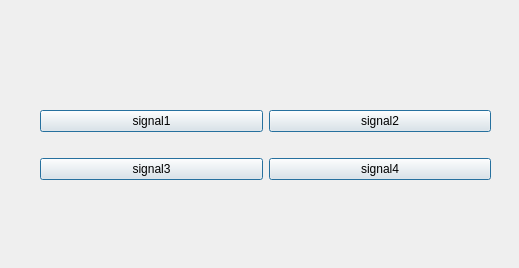
<?xml version="1.0" encoding="UTF-8"?>
<ui version="4.0">
 <class>Widget</class>
 <widget class="QWidget" name="Widget">
  <property name="geometry">
   <rect>
    <x>0</x>
    <y>0</y>
    <width>519</width>
    <height>268</height>
   </rect>
  </property>
  <property name="windowTitle">
   <string>Widget</string>
  </property>
  <widget class="QWidget" name="gridLayoutWidget">
   <property name="geometry">
    <rect>
     <x>40</x>
     <y>90</y>
     <width>451</width>
     <height>112</height>
    </rect>
   </property>
   <layout class="QGridLayout" name="gridLayout">
    <item row="0" column="0">
     <widget class="QPushButton" name="sender_button1">
      <property name="text">
       <string>signal1</string>
      </property>
      <property name="default">
       <bool>true</bool>
      </property>
      <property name="flat">
       <bool>false</bool>
      </property>
     </widget>
    </item>
    <item row="0" column="1">
     <widget class="QPushButton" name="sender_button2">
      <property name="text">
       <string>signal2</string>
      </property>
      <property name="default">
       <bool>true</bool>
      </property>
     </widget>
    </item>
    <item row="1" column="0">
     <widget class="QPushButton" name="sender_button3">
      <property name="text">
       <string>signal3</string>
      </property>
      <property name="default">
       <bool>true</bool>
      </property>
     </widget>
    </item>
    <item row="1" column="1">
     <widget class="QPushButton" name="sender_button4">
      <property name="text">
       <string>signal4</string>
      </property>
      <property name="default">
       <bool>true</bool>
      </property>
     </widget>
    </item>
   </layout>
  </widget>
 </widget>
 <resources/>
 <connections/>
</ui>
